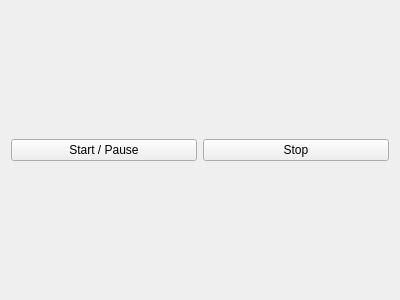
<?xml version="1.0" encoding="UTF-8"?>
<ui version="4.0">
 <class>exploration</class>
 <widget class="QWidget" name="exploration">
  <property name="geometry">
   <rect>
    <x>0</x>
    <y>0</y>
    <width>400</width>
    <height>300</height>
   </rect>
  </property>
  <property name="windowTitle">
   <string>Exploration</string>
  </property>
  <layout class="QHBoxLayout" name="horizontalLayout">
   <item>
    <widget class="QPushButton" name="pushButton_startpause">
     <property name="text">
      <string>Start / Pause</string>
     </property>
    </widget>
   </item>
   <item>
    <widget class="QPushButton" name="pushButton_stop">
     <property name="text">
      <string>Stop</string>
     </property>
    </widget>
   </item>
  </layout>
 </widget>
 <resources/>
 <connections/>
</ui>
